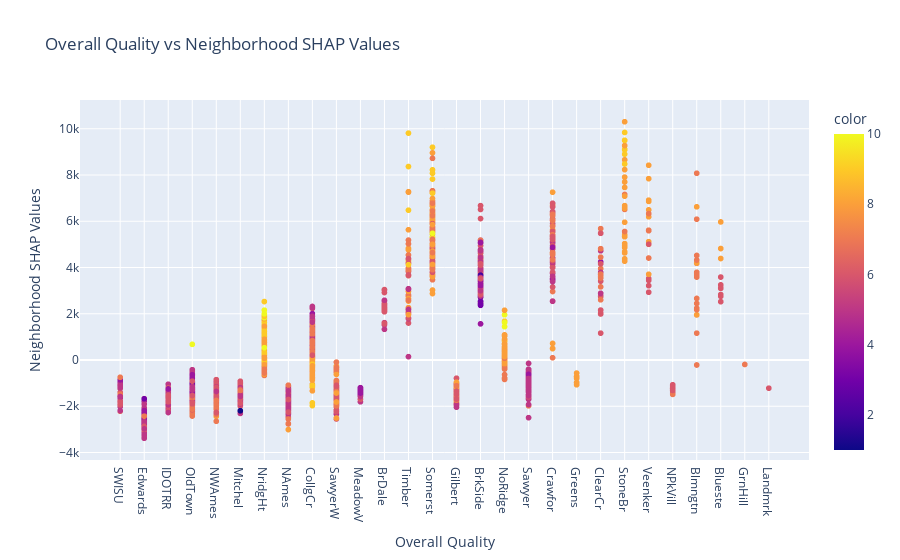

Write notebook code for a chart like this one.
### Code cell
fig = px.scatter(
    x=X.Neighborhood, 
    y=shap_values_df.Neighborhood, 
    color = np.sqrt(X.OverallQual),
    labels={'x': 'Overall Quality', 'y': 'Neighborhood SHAP Values'},
    title='Overall Quality vs Neighborhood SHAP Values'
)

# Show the plot
fig.show()

### Figure 1 — Plotly figure (JSON) as saved in the notebook; plotly's stock layout.template omitted (floating-point values rounded to 4 significant figures; data arrays with more than 128 entries replaced by an {"elided": "..."} marker saying what was removed)
{"data": [{"hovertemplate": "Overall Quality=%{x}<br>Neighborhood SHAP Values=%{y}<br>color=%{marker.color}<extra></extra>", "legendgroup": "", "marker": {"color": {"elided": "2333 int values"}, "coloraxis": "coloraxis", "symbol": "circle"}, "mode": "markers", "name": "", "showlegend": false, "type": "scattergl", "x": {"elided": "2333 str values"}, "xaxis": "x", "y": {"elided": "2333 float values"}, "yaxis": "y"}], "layout": {"coloraxis": {"colorbar": {"title": {"text": "color"}}, "colorscale": [[0, "#0d0887"], [0.1111, "#46039f"], [0.2222, "#7201a8"], [0.3333, "#9c179e"], [0.4444, "#bd3786"], [0.5556, "#d8576b"], [0.6667, "#ed7953"], [0.7778, "#fb9f3a"], [0.8889, "#fdca26"], [1, "#f0f921"]]}, "legend": {"tracegroupgap": 0}, "title": {"text": "Overall Quality vs Neighborhood SHAP Values"}, "xaxis": {"anchor": "y", "domain": [0, 1], "title": {"text": "Overall Quality"}}, "yaxis": {"anchor": "x", "domain": [0, 1], "title": {"text": "Neighborhood SHAP Values"}}}}
